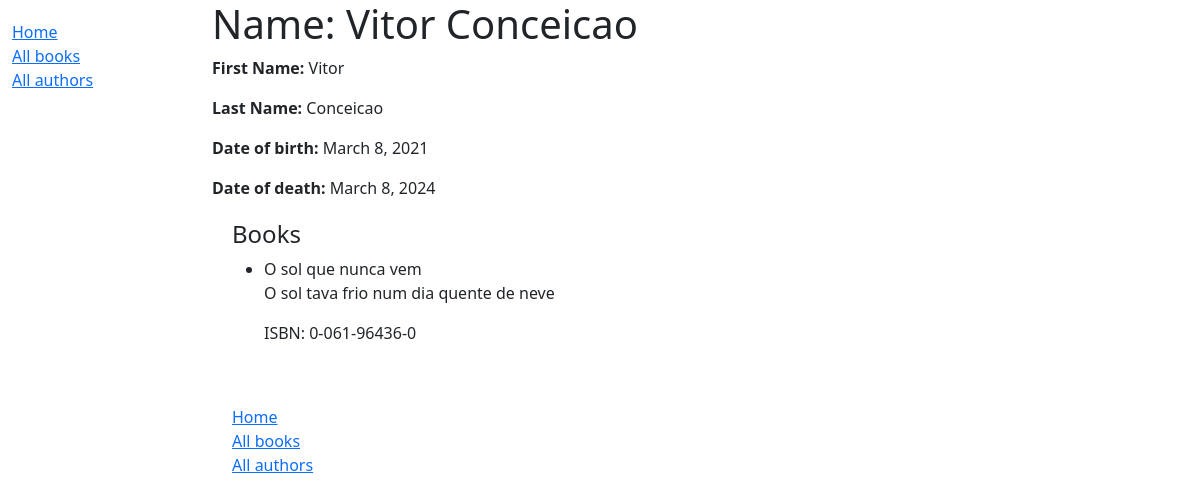
The app's page /catalog/author/1 with its own data.
### catalog/models.py (models this page shows, shortened)
class Author(models.Model):
    first_name = models.CharField(max_length=100)
    last_name = models.CharField(max_length=100)
    date_of_birth = models.DateField(null=True, blank=True)
    date_of_death = models.DateField('died', null=True, blank=True)
    class Meta:
        ordering = ['last_name', 'first_name']

class Book(models.Model):
    title = models.CharField(max_length=200)
    author = models.ForeignKey('Author', on_delete=models.RESTRICT, null=True)
    summary = models.TextField(
        max_length=1000, help_text="Enter a brief description of the book")
    isbn = models.CharField('ISBN', max_length=13,
                            unique=True,
                            help_text='13 Character <a href="https://www.isbn-international.org/content/what-isbn'
                                      '">ISBN number</a>')
    genre = models.ManyToManyField(
        Genre, help_text="Select a genre for this book")
    language = models.ForeignKey(
        'Language', on_delete=models.SET_NULL, null=True)
    class Meta:
        ordering = ['title', 'author']
    def display_genre(self):
        """Creates a string for the Genre. This is required to display genre in Admin."""
        return ', '.join([genre.name for genre in self.genre.all()[:3]])
    display_genre.short_description = 'Genre'
    def display_genre(self):
        """Create a string for the Genre. This is required to display genre in Admin."""
        return ', '.join(genre.name for genre in self.genre.all()[:3])
    display_genre.short_description = 'Genre'

### catalog/views.py (the view)
# urls.py: path('author/<int:pk>', views.AuthorDetailView.as_view(), name='author-detail'),
class AuthorDetailView(generic.DetailView):
    model = Author

### catalog/templates/catalog/author_detail.html (shortened to what this page needs)
{% extends "base_generic.html" %}
{% block content %}
  <h1>Name: {{ author.first_name }} {{ author.last_name }}</h1>
  <p><strong>First Name:</strong> {{ author.first_name }}</p>
  <p><strong>Last Name:</strong> {{ author.last_name }}</p>
  <p><strong>Date of birth:</strong> {{ author.date_of_birth }}</p>
  <p><strong>Date of death:</strong> {{ author.date_of_death }}</p>
  <div style="margin-left:20px;margin-top:20px">
    <h4>Books</h4>
    <ul>
      {% for book in author.book_set.all %}
        <li>{{ book.title }}</li>
        <p>{{ book.summary }}</p>
        <p>ISBN: {{ book.isbn }}</p>
        <br>
      {% endfor %}
    </ul>
    {% block sidebar %}
  {{ block.super }}
{% endblock %}
  </div>
{% endblock %}

### records on screen
Author: first_name "Vitor", last_name "Conceicao", date_of_birth "March 8, 2021", date_of_death "March 8, 2024"
Book: title "O sol que nunca vem", summary "O sol tava frio num dia quente de neve", isbn "0-061-96436-0"
